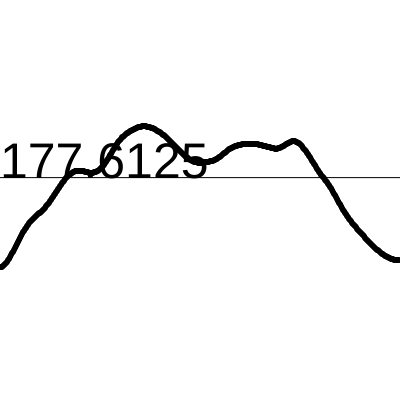
Frame 1 (no input)
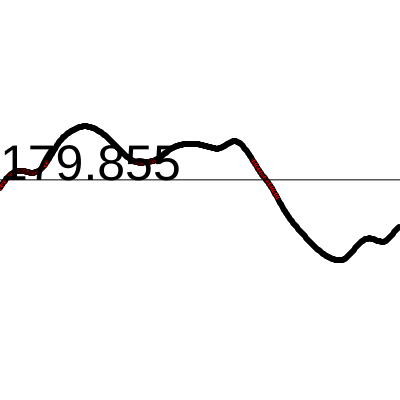
Frame 60 (no input)
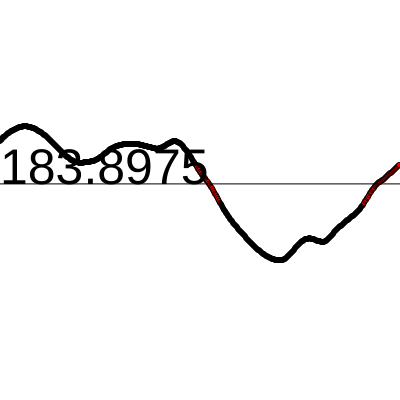
Frame 120 (the mouse pressed at the canvas centre since frame 60)

The p5.js sketch that drew these frames (run headless with seeded random() and noise() and a simulated clock; from frame 60 on, the mouse is pressed at the canvas centre):

// p5.js sketch
// ── sketch.js
let prevSum = 0;

function setup() {
  createCanvas(400, 400);
  fill(0);
  textSize(50);
}

function draw() {
  background(255);
  let sum = 0;
  for (let i = 0; i < width; i++) {
    let n = int(noise(float(i + frameCount) / 200) * height);
    fill(separate(width, prevSum, n));
    ellipse(i, n, 5, 5);
    sum += n;
  }
  fill(0);
  line(0, average(width, sum), width, average(width, sum));
  text(str(average(width, sum)), 0, average(width, sum));

  prevSum = sum;
}

function separate(n, s, y) {
  let avg;
  avg = float(s) / float(n);
  let c;
  if (abs(y - avg) < 20) {
    c = color(255, 0, 0);
  } else {
    c = color(0);
  }
  return c;
}

function average(n, s) {
  let avg;
  avg = float(s) / float(n);
  return avg;
}
